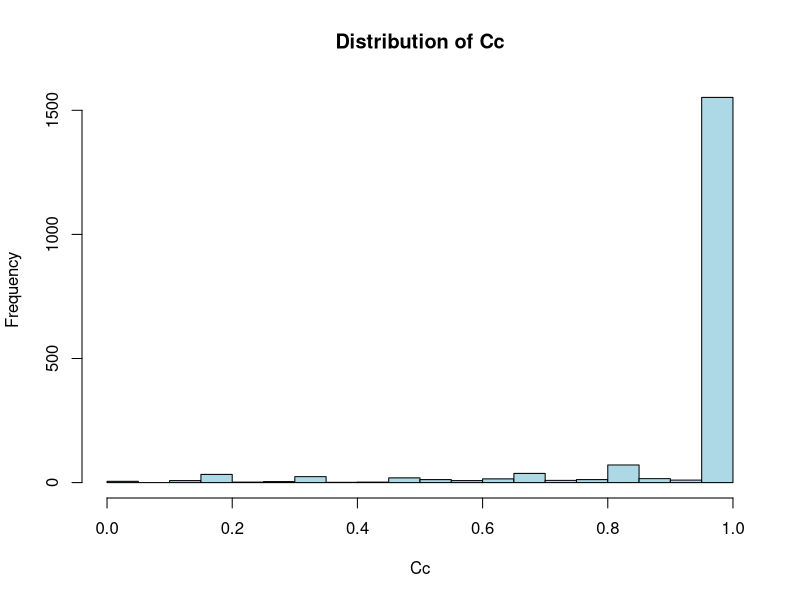

R code for this plot:
d <- read.csv("Table_2.csv", header=T)
head(d)
pdf(height=4, width=3.5, file="Histogram_Cc.pdf")
cbks <- seq(0,1,0.05)
hist(d$Cc, breaks = cbks, col="lightblue", freq = TRUE, xlim=c(0,1), xlab="Cc", main="Distribution of Cc")
dev.off()
